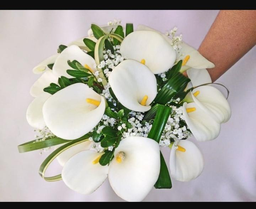
#> input picture lirio.png, 256 x 209 px, shrunk from 720 x 588 before the run
$ python generateFlo.py
#> lines starting #> are read from the running program, lines starting #| are printed output that depends on the picture; after the words box and inside, x2 and y2 are one past the last pixel; in counts of white or black regions, pixels touching at a corner belong together
from PIL import Image
import numpy as np
import cv2
import json


def image_to_turtle_json(
        image_path,
        output_json,
        max_colors=18,
        min_area=30,
        min_brightness=40):

#> called with image_path = 'lirio.png', output_json = 'lirio.json', max_colors = 16, min_area = 40, min_brightness = 90
    print("Cargando imagen...")

    img = Image.open(image_path).convert("RGB")
#> img is the input picture: PIL image 256x209 RGB; mean R, G, B 174.5, 170.3, 161.9
    img = np.array(img)

    # Suavizado para eliminar ruido
    img = cv2.GaussianBlur(img, (5, 5), 0)
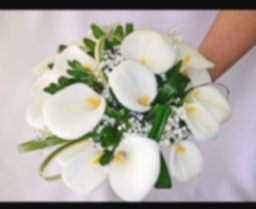
#> img: shape (209, 256, 3); mean R, G, B 174.5, 170.3, 161.9

    # Mantiene formas pero reduce detalles agresivos
    img = cv2.bilateralFilter(
        img,
        d=9,
        sigmaColor=75,
        sigmaSpace=75
    )

    print("Cuantizando colores...")

    pixels = img.reshape((-1, 3))
    pixels = np.float32(pixels)

    criteria = (
        cv2.TERM_CRITERIA_EPS +
        cv2.TERM_CRITERIA_MAX_ITER,
        100,
        0.2
    )

    _, labels, centers = cv2.kmeans(
        pixels,
        max_colors,
        None,
        criteria,
        10,
        cv2.KMEANS_RANDOM_CENTERS
    )
#> centers = 16 rows, first 8: [141.3, 93.18, 74.11], [211.4, 184, 106.2], [75.96, 99, 55.01], [203.6, 198.4, 178.8], [142.4, 145.8, 123.3], [179.4, 121.5, 97.09], [16.01, 15.75, 15.8], [239.9, 237.9, 234.8]

    centers = np.uint8(centers)
#> centers = 16 rows, first 8: [141, 93, 74], [211, 183, 106], [75, 98, 55], [203, 198, 178], [142, 145, 123], [179, 121, 97], [16, 15, 15], [239, 237, 234]

    segmented = centers[labels.flatten()]
    segmented = segmented.reshape(img.shape)
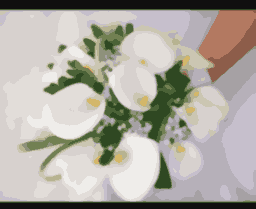
#> segmented: shape (209, 256, 3); mean R, G, B 174.1, 169.9, 161.6

    regions = []

    print("Extrayendo regiones...")

    for color in centers:

        r = int(color[0])
        g = int(color[1])
        b = int(color[2])

        brightness = (r + g + b) / 3

        # Ignorar colores muy oscuros
        if brightness < min_brightness:
            continue

        mask = cv2.inRange(
            segmented,
            color,
            color
        )

        contours, _ = cv2.findContours(
            mask,
            cv2.RETR_EXTERNAL,
            cv2.CHAIN_APPROX_SIMPLE
        )

        for contour in contours:

            area = cv2.contourArea(contour)

            if area < min_area:
                continue

            # Simplificar contorno
            epsilon = 0.02 * cv2.arcLength(contour, True)

            contour = cv2.approxPolyDP(
                contour,
                epsilon,
                True
            )

            contour_points = [
                [int(pt[0][0]), int(pt[0][1])]
                for pt in contour
            ]

            if len(contour_points) < 3:
                continue

            M = cv2.moments(contour)

            if M["m00"] != 0:
                cx = int(M["m10"] / M["m00"])
                cy = int(M["m01"] / M["m00"])
            else:
                cx = 0
                cy = 0

            regions.append({
                "color": [r, g, b],
                "contour": contour_points,
                "center": [cx, cy],
                "area": float(area)
            })
#> this loop made 16 passes
#> (r, g, b, brightness) on passes 1 to 12: (141, 93, 74, 102.7), (211, 183, 106, 166.7), (75, 98, 55, 76), (203, 198, 178, 193), (142, 145, 123, 136.7), (179, 121, 97, 132.3), (16, 15, 15, 15.33), (239, 237, 234, 236.7), (114, 128, 82, 108), (183, 179, 145, 169), (215, 209, 206, 210), (166, 161, 164, 163.7)
#> pass 1, in image_to_turtle_json, `mask = cv2.inRange( segmented, color, color )`:
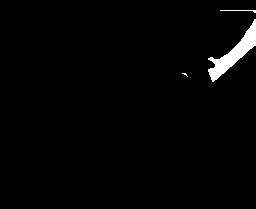
#> mask: shape (209, 256); 1.8% white; 3 white regions (1 under 20 px), largest, box (x1, y1, x2, y2) and area: (208, 19, 256, 82) 893, (220, 10, 256, 13) 41
#> pass 2, in image_to_turtle_json, `mask = cv2.inRange( segmented, color, color )`:
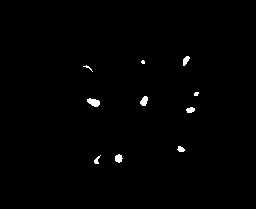
#> mask: shape (209, 256); 0.72% white; 10 white regions (3 under 20 px), largest, box (x1, y1, x2, y2) and area: (87, 98, 100, 107) 79, (140, 96, 148, 106) 57, (115, 154, 123, 163) 52
#> after the loop:
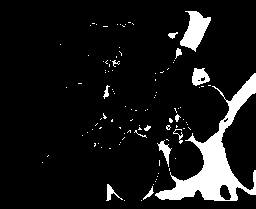
#> mask: shape (209, 256); 9.3% white; 104 white regions (90 under 20 px), largest, box (x1, y1, x2, y2) and area: (155, 73, 256, 201) 3327, (180, 11, 211, 52) 675, (192, 68, 210, 86) 218
#> after the loop, contour = [[185, 11], [190, 20], [180, 44], [195, 51], [210, 17], [203, 18], [196, 11]]; regions = 68 items

    # Ordenar por área para que las regiones grandes
    # se dibujen primero y las pequeñas encima
    regions.sort(
        key=lambda x: x["area"],
        reverse=True
    )

    with open(output_json, "w", encoding="utf-8") as f:
        json.dump(
            regions,
            f,
            ensure_ascii=False
        )

    print()
    print(f"JSON generado: {output_json}")
    print(f"Regiones exportadas: {len(regions)}")
#| Regiones exportadas: 68


if __name__ == "__main__":

    image_to_turtle_json(
        image_path="lirio.png",
        output_json="lirio.json",

        # 12-20 suele dar buenos resultados
        max_colors=16,

        # elimina regiones pequeñas
        min_area=40,

        # elimina colores oscuros
        min_brightness=90
    )
